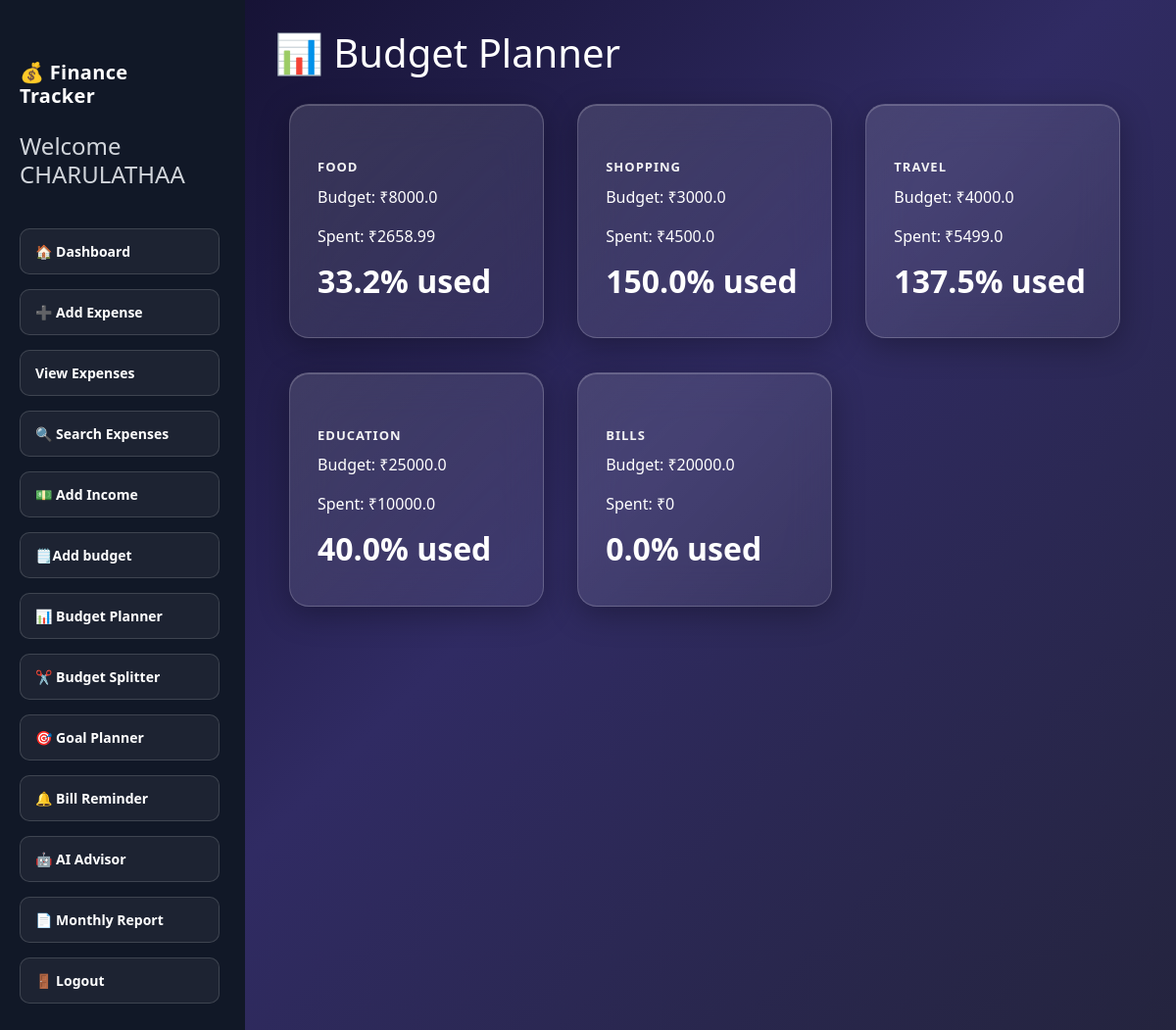
Page /budget (signed in) on the committed database.
### tables this page shows
CREATE TABLE budgets(
    id INTEGER PRIMARY KEY AUTOINCREMENT,
    category TEXT UNIQUE,
    budget_amount REAL
, user_id INTEGER);

### app.py (the view)
@app.route("/budget")
def budget():
    conn = sqlite3.connect("finance.db")
    cursor = conn.cursor()
    cursor.execute("""
    SELECT category, budget_amount
    FROM budgets
    """)
    budgets = cursor.fetchall()
    budget_data = []
    for category, budget in budgets:
        cursor.execute("""
SELECT SUM(amount)
FROM expenses
WHERE LOWER(TRIM(category)) = LOWER(TRIM(?))
""", (category,))
        spent = cursor.fetchone()[0] or 0
        used_percent = round((spent / budget) * 100, 1) if budget > 0 else 0
        budget_data.append({
            "category": category,
            "budget": budget,
            "spent": spent,
            "used_percent": used_percent
        })
    conn.close()
    return render_template(
        "budget.html",
        budget_data=budget_data
    )

### templates/budget.html (shortened to what this page needs)
{% extends "base.html" %}
{% block content %}
<h1>📊 Budget Planner</h1>
<head>
    <link href="https://cdn.jsdelivr.net/npm/bootstrap@5.3.3/dist/css/bootstrap.min.css" rel="stylesheet">
    <link rel="stylesheet" href="{{ url_for('static', filename='style.css') }}">
</head>
{% for item in budget_data %}
<div class="card">
    <h3>{{ item.category }}</h3>
    <p>Budget: ₹{{ item.budget }}</p>
    <p>Spent: ₹{{ item.spent }}</p>
    <p>{{ item.used_percent }}% used</p>
</div>
{% endfor %}
{% endblock %}

### static/style.css (style rules this page uses)
body { background: #0f0c29; background: linear-gradient(135deg, #0f0c29, #302b63, #24243e); min-height: 100vh; font-family: 'Segoe UI', Arial, sans-serif; }
.card { background: rgba(255,255,255,0.08); border-radius: 20px; padding: 25px; margin: 15px; width: 260px; display: inline-block; vertical-align: top; backdrop-filter: blur(10px); border: 1px solid rgba(255,255,255,0.15); transition: transform 0.2s ease, box-shadow 0.2s ease; }
h1, h2, h3 { color: #fff; }
.card { background: linear-gradient(135deg, rgba(255,255,255,0.13), rgba(255,255,255,0.06)); backdrop-filter: blur(20px); -webkit-backdrop-filter: blur(20px); border: 1px solid rgba(255, 255, 255, 0.18); padding: 24px 28px; border-radius: 20px; box-shadow: 0 8px 32px rgba(0, 0, 0, 0.3), inset 0 1px 0 rgba(255,255,255,0.2); width: 260px; margin-top: 20px; color: #fff; transition: transform 0.25s ease, box-shadow 0.25s ease; }
.card h3, .card strong, .card p:first-child { font-size: 13px; font-weight: 700; letter-spacing: 1px; text-transform: uppercase; color: #f3f3f4; margin-bottom: 10px; display: block; }
.card h1, .card .value, .card p:last-child { font-size: 32px; font-weight: 700; color: #fff; line-height: 1.1; }
h2, h3 { font-size: 20px; font-weight: 700; color: #fff; margin: 32px 0 12px; display: flex; align-items: center; gap: 10px; letter-spacing: 0.3px; }
h2::after, h3::after { content: ''; flex: 1; height: 1px; background: linear-gradient(to right, rgba(255,255,255,0.2), transparent); margin-left: 8px; }

### rows in the picture
budgets: category "FOOD", budget "8000.0", spent "2658.99", used_percent "33.2"
budgets: category "SHOPPING", budget "3000.0", spent "4500.0", used_percent "150.0"
budgets: category "TRAVEL", budget "4000.0", spent "5499.0", used_percent "137.5"
budgets: category "EDUCATION", budget "25000.0", spent "10000.0", used_percent "40.0"
budgets: category "BILLS", budget "20000.0", spent "0", used_percent "0.0"

### other values in the picture
{{ session['username'] }} "CHARULATHAA"
